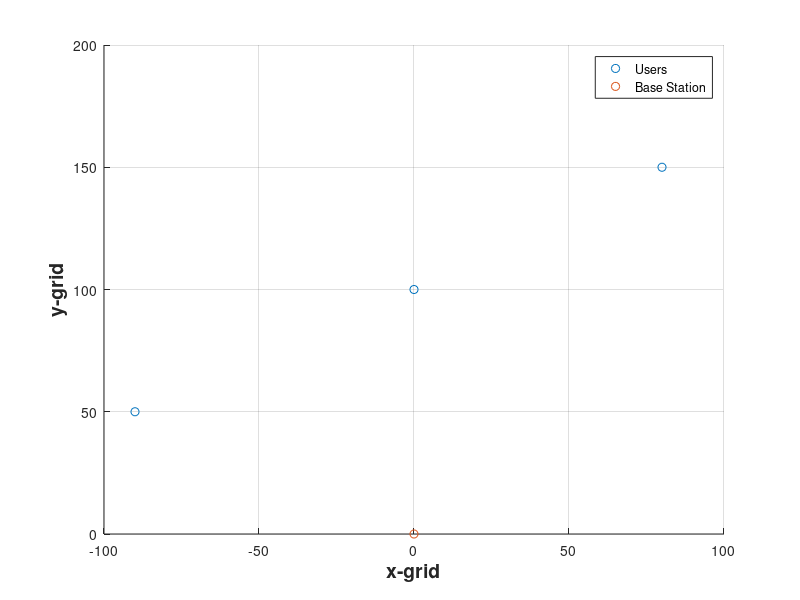

Write the MATLAB code that produced this figure. (Note: this script raises an error after producing the figure.)
%%% Mimo Beamforming validation
%%% Beam steered for Nselect users for Nantennas
%% Simulations Parameters 
clear all
BW=180e3; %% Bandwidth
Nt=11; %% Number of antennas
Nuselec=3; %% Equal or lower than the number of antennas
Nu=Nuselec; %% Number of Users
fc=30e9; %% Frequency mmWave
% Ns=10;  %% LTE frame with Ns subfames
Noise=-174+10*log10(BW); %%% Noise Power Modeling
th=9 ; %%% SINR threshould
Q=zeros(1,length(Nu)); % Average Capacity=0 Initial
%% User Grid
d=200;  %% Maximum Distance in meters
x=-d/2:10:d/2;%% X-axis grid Distance in meters
y=10:10:d;%% Y-axis Distance in meters
[X,Y]=meshgrid(x,y); %% XY Grid
duser=sqrt(X.^2+Y.^2); %% User distance
phiu=atan(X./Y); %% Angle of arrival of the user
%% Plot Users Position
figure
puser=[375 210 25]; %% Chosen 3 Fixed User Position 
scatter(X(puser),Y(puser)), hold on
scatter(0,0)
legend("Users","Base Station")
grid
xlabel('x-grid','fontsize',14,'fontweight','b');
ylabel('y-grid','fontsize',14,'fontweight','b');
%% User Path loss Modeling
clear Pl
duser(puser); %% Distance for each user  
alpha=61.4;beta=2;sigma=5.8;ecs=0; %% ecs=N(0,sigma^2);
Pl=alpha+10*beta*log10(duser(puser))+ecs;



%% Beamforming MIMO
%%Data Users Vector Initialization
clear user xk
xk=ones(Nuselec,1); %% Resources initialization
%% Mimo Channel
clear tempH ph Hkn 
Hkn=zeros(Nuselec,Nt);
user=1:Nuselec; %% Equal or lower than the number of antennas
ph=puser; %%% User position
%%% Angle of Arrival Vector
tempH=ones(Nuselec,1);
for n=1:Nt-1
tempH=[tempH exp(n*1j*pi*sin(phiu(ph))).']; %% Angle of arrival vector
end
%%%  Angle of Arrival Channel over antenna ports for far-field and desired layers/users with path loss
%%%  Perfect CSI Known
for i=1:Nuselec
   Hkn(i,1:Nt)=tempH(i,1:Nt)*sqrt(10^(-Pl(user(i))/10));
end

%%% Channel Attenuation
Pkn=abs(Hkn).^2;
PkndB=10*log10(Pkn);
% Zero forcing - Beamforming Weights - Precoding
clear  Wnk PWnk
Wnk=(Hkn')*pinv(Hkn*(Hkn)'); %%% Zero Forcing
PWnk=db(abs(Wnk).^2,10); 

% Normalization of Weigths - Application of Power Contraints
clear Wnk2 PWnkdB
Wnk2=sqrt(10^(16/10)/Nt)*Wnk./((abs(Wnk)));  %% < 16 dB
PWnkdB=db(abs(Wnk2).^2,10); %%%Power of Preconding Weigt

% Signal Power - Co-channel Inteference - Noise
clear yk Snk Pkn Icoint Pcoint Pnoise 
yk=Hkn*Wnk2*xk+sqrt(10^(Noise/10)); %%% H*w*x+Noise
Snk=diag(Hkn*Wnk2); %%% Transmitted Stream Signal
Pnk=abs(Snk).^2; %%% Power - Transmitted Stream Signal
Icoint=Hkn*Wnk2*xk-diag(Hkn*Wnk2); %%% Co-channel Interference
Pcoint=abs(Icoint).^2;  %%% Power - Co-channel Interference
Pnoise=10^(Noise/10); %%% Power - Noise

% %%% Capacity
clear Pyk SNR SNRdB SINR SINRdB C
Pyk=10*log10(abs(yk).^2); %%% Received signal power
SNR=Pnk./(Pnoise); %%% SNR
SNRdB=db(SNR,10); %%% SNR dB
SINR=Pnk./(Pcoint+Pnoise); %%% SINR - Signal to Interference Plus Noise
% SINR=SINRThreshold(SINR,th); %%% SINR > th otherwise 0
SINRdB=db(SINR,th); %%% SINR dB
C=BW*log2(1+SINR); %%% Capacity
%% Validation Of Beamforming Weigths by Antenna Array Radiation Pattern
c = 3e8;        % signal propagation speed
lambda = c/fc;  % wavelength
Uangle=180/pi*phiu(ph); %%% Azimutg Angle of the users in the grid

ula = phased.ULA(Nt,lambda/2);
ula.Element.BackBaffled = true;
% Plot the pattern
figure
 pattern(ula,fc,-180:180,0,'PropagationSpeed',c,'Type','powerdb',...
    'CoordinateSystem','rectangular','Weights',(conj(Wnk2))), hold on

pattern(ula,fc,-180:180,0,'PropagationSpeed',c,'Type','powerdb',...
    'CoordinateSystem','rectangular','Weights',sum(conj(Wnk2),2)), hold on
legend(num2str(Uangle(1))+" Degrees",num2str(Uangle(2))+" Degrees",num2str(Uangle(3))+" Degrees","Combined Pattern")
scatter(Uangle,[0 0 0])
ylim([-70 0])

